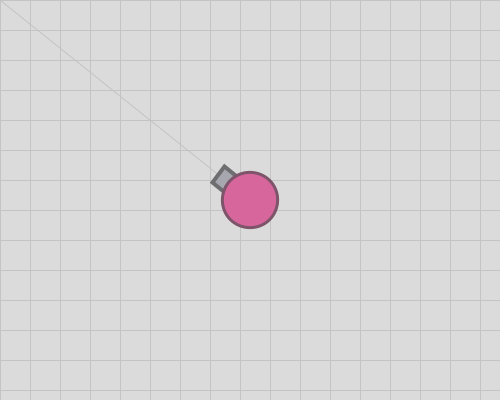
Frame 1 (no input)
Frame 60 (the mouse pressed at the canvas centre just before this capture): identical to frame 1, image omitted
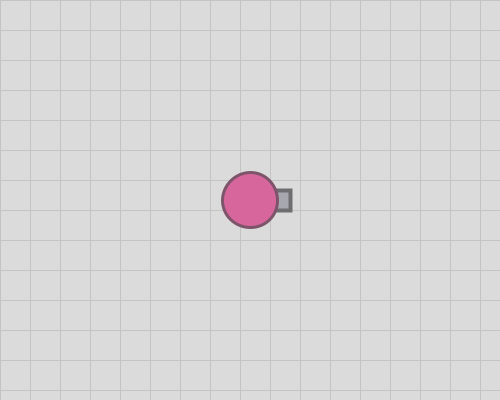
Frame 120 (the mouse held since frame 60 and released just before this capture)

The Processing sketch that drew these frames (run headless with seeded random() and noise(); from frame 60 on, the mouse is pressed at the canvas centre):

// Processing sketch: week_07_04_arras04_backgroung_line_line_keycode
// ── week_07_04_arras04_backgroung_line_line_keycode.pde
//week_07_04_arras04_backgroung_line_line_keycode
void setup() {
  size(500, 400);
}
void keyPressed(){
  if(keyCode==RIGHT) x += 1; 
  if(keyCode==LEFT) x -= 1; 
  if(keyCode==UP) y -= 1; 
  if(keyCode==DOWN) y += 1; 
}
float x = 250, y = 200;
void draw() {
  //background(215, 184, 200);
  background(219);
  stroke(196);
  strokeWeight(1);
  for(int i=0;i<30;i++){
   line(0,i*30,500,i*30);
   line(i*30,0,i*30,500);
  }
  float dx = mouseX - x, dy = mouseY - y;
  float a = atan2(dy, dx);
  line(x,y,mouseX,mouseY);
  myTank(x, y, a);
}
void myTank(float x,float y,float a) {
  translate(x,y);
  rotate(a);
  fill(167, 167, 175);
  stroke(110, 110, 113);
  strokeWeight(4);
  rect(20, -10, 20, 20);

  fill(215, 102, 156);
  stroke(125, 84, 105);
  strokeWeight(3);
  ellipse(0, 0, 55, 55);
}
